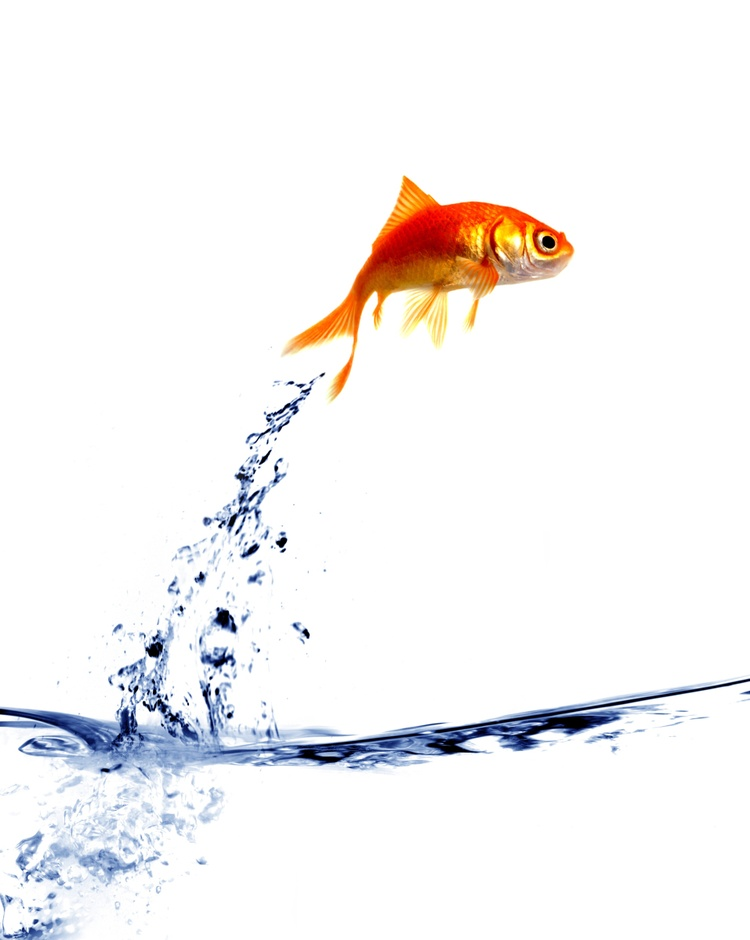
#> input picture Lab1/image/jumpingFish.jpg, 750 x 940 px, shrunk from 957 x 1199 before the run
$ jupyter execute Lab1_2_1.ipynb   (shell and % lines are left out)
#> lines starting #> are read from the running program, lines starting #| are printed output that depends on the picture
[cell 1]
import numpy as np
import cv2
import math
import matplotlib.image as mpimg


from matplotlib import pyplot as plt
from mpl_toolkits.mplot3d import Axes3D

[cell 2]
img = cv2.imread("image/jumpingFish.jpg")
#> img is the input picture: shape (940, 750, 3); mean B, G, R 244, 243.9, 245.7
img_rgb = cv2.cvtColor(img,  cv2.COLOR_BGR2RGB)
img_hsv = cv2.cvtColor(img, cv2.COLOR_BGR2HSV)
#> img_hsv: shape (940, 750, 3); mean H, S, V 15.3, 12.4, 249.3
img_hls = cv2.cvtColor(img, cv2.COLOR_BGR2HLS)
#> img_hls: shape (940, 750, 3); mean of channels 0, 1, 2 15.4, 244.8, 34.2
img_YCrCb = cv2.cvtColor(img, cv2.COLOR_BGR2YCrCb)
#> img_YCrCb: shape (940, 750, 3); mean of channels 0, 1, 2 244.4, 128.9, 127.7


file_names = [img_rgb, img_rgb[:,:,0], img_rgb[:,:,1], img_rgb[:,:,2], img_hsv,img_hsv[:,:,0], img_hsv[:,:,1], img_hsv[:,:,2], img_hls, img_hls[:,:,0], img_hls[:,:,1], img_hls[:,:,2],img_YCrCb, img_YCrCb[:,:,0], img_YCrCb[:,:,1], img_YCrCb[:,:,2]]
_, axs = plt.subplots(4,4, figsize=(16,12))
axs = axs.flatten()

for img, ax in zip(file_names, axs):
    # plt.title("abs")
    ax.imshow(img, cmap='gray')
#> this loop made 16 passes
plt.show()
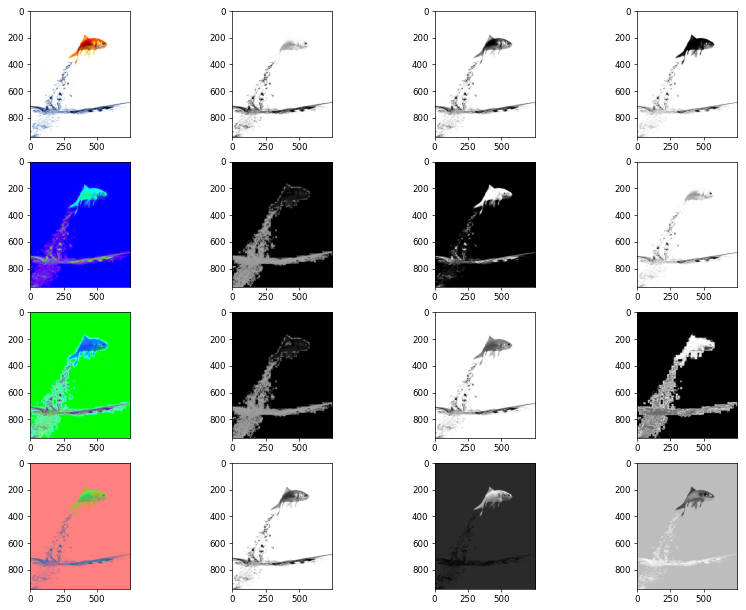
#> figure drawn by matplotlib, 16 panels
